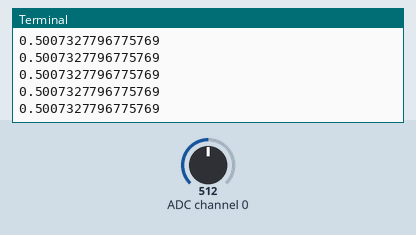
The program below on a simulated Raspberry Pi (BCM pin numbers). On the bench: the last lines printed to the terminal. The inputs (shaded band) are chosen by the test bench; at power-on: ADC channel 0 = 512 (analog values on the 0–1023 scale).

Above: at 1.2 s.
1.3 s: ADC channel 0 set to 716
At 1.31 s:
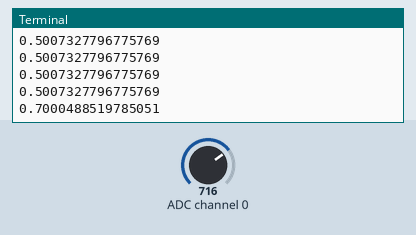
2.8 s: ADC channel 0 set to 900
At 2.82 s:
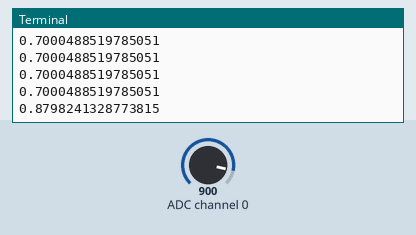
Timing chart, 0 to 5.8 s (numbered marks = the images above; inputs shaded):
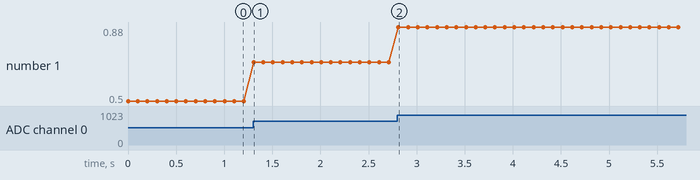

The program:

mcp3008_adc.py
```python
# Analog Input with the MCP3008 10-bit ADC
from gpiozero import MCP3008
from time import sleep

pot = MCP3008(channel=0, clock_pin=4, miso_pin=5, mosi_pin=6, select_pin=12)

while True:
  print(pot.value)
  sleep(0.1)
```

Measured:
- after the input at 1.3 s, the terminal: prints a new line at once (image 1)
- after the input at 2.8 s, the terminal: prints a new line at once (image 2)
- plotted number 1: 0.5 → 0.7 after the input at 1.3 s, 0.7 → 0.88 after the input at 2.8 s
